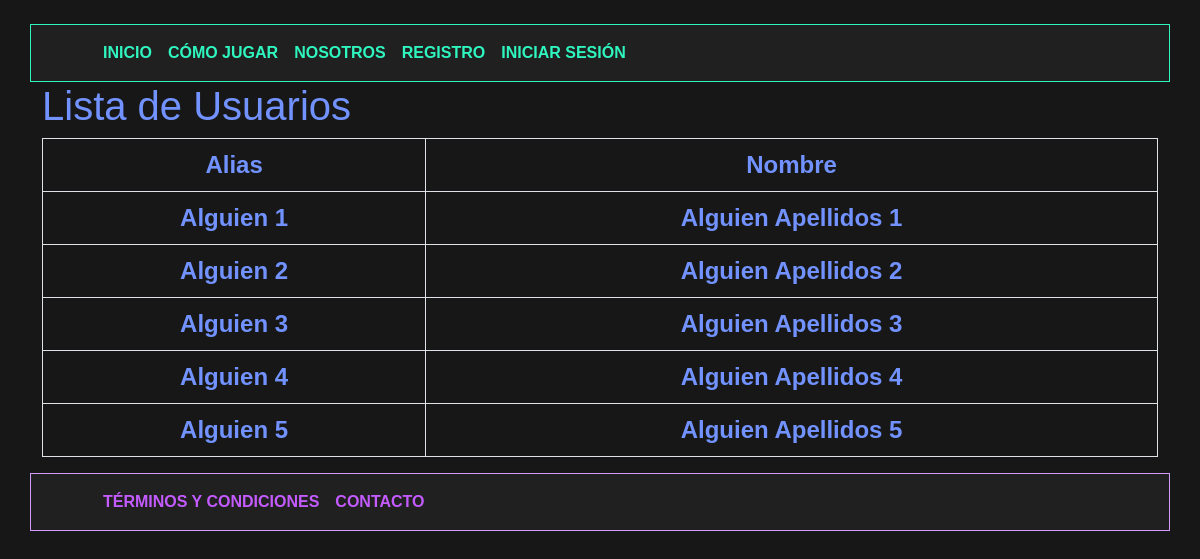
The app's page /usuarios.php with its own data.
### tables this page shows
CREATE TABLE usuario(
	id_usuario INT(11) AUTO_INCREMENT PRIMARY KEY,
	alias VARCHAR(15) NOT NULL,
	nombre VARCHAR(30) NOT NULL,
	genero VARCHAR(9) NOT NULL,
	email VARCHAR(50) NOT NULL,
	fecha_nac DATE NOT NULL,
	contrasena VARCHAR(16) NOT NULL,
	pais VARCHAR(50),
	ciudad VARCHAR(50),
	direccion VARCHAR(50)
);

### usuarios.php (the view)
<?php
include("administrador/config/bd.php");
$sentenciaSQL= $conexion->prepare("SELECT * FROM usuario");
$sentenciaSQL->execute();
$listaUsuario=$sentenciaSQL->fetchAll(PDO::FETCH_ASSOC);
?>
<?php include("template/cabecera.php"); ?>
    <div id="usuarios" class="container">
        <div class="row">
            <div class="col">
                <h1>Lista de Usuarios</h1>
                <table id="tab_usuarios" class="table table-bordered">
                    <thead>
                        <tr>
                            <th>Alias</th>
                            <th>Nombre</th>
                        </tr>
                    </thead>
                    <tbody>
                        <?php foreach ($listaUsuario as $usuario) { ?>
                        <tr>
                            <td><?php echo $usuario['alias']; ?></td>
                            <td><?php echo $usuario['nombre']; ?></td>
                        </tr>
                        <?php } ?>
                    </tbody>
                </table>
            </div>
        </div>
    </div>
<?php include("template/pie.php"); ?>

### template/cabecera.php (shortened to what this page needs)
<!DOCTYPE html>
<html lang="es">
<head>
    <link rel="stylesheet" href="./css/bootstrap.min.css">
    <link rel="stylesheet" href="./css/styles.css">
    <link rel="stylesheet" href="./css/comic-sans-ms.ttf"  type="text/css">
    <link rel="stylesheet" href="./css/play.ttf"  type="text/css">
</head>
<body>
    <br>
    <div id="cabecera" class="container">
        <nav class="navbar navbar-expand-lg navbar-dark">
            <ul class="nav navbar-nav">
                <li class="nav-item">
                    <a id="inicio" class="nav-link cabecera" href="index.php">INICIO</a>
                </li>
                <li class="nav-item">
                    <a id="jugar" class="nav-link" href="jugar.php">CÓMO JUGAR</a>
                </li>
                <li class="nav-item">
                    <a id="nosotros" class="nav-link" href="nosotros.php">NOSOTROS</a>
                </li>
                <li class="nav-item">
                    <a id="registro" class="nav-link" href="registro.php">REGISTRO</a>
                </li>
                <li class="nav-item">
                    <a id="sesion" class="nav-link" href="sesion.php">INICIAR SESIÓN</a>
                </li>
            </ul>
        </nav>
    </div>

### template/pie.php
    <footer>
        <div id="pie" class="container">
            <nav class="navbar navbar-expand-lg navbar-dark">
                <ul class="nav navbar-nav">
                    <li class="nav-item">
                        <a id="terminos" class="nav-link" href="terminos.php">TÉRMINOS Y CONDICIONES</a>
                    </li>
                    <li class="nav-item">
                        <a id="contacto" class="nav-link" href="contacto.php">CONTACTO</a>
                    </li>
                </ul>
            </nav>
        </div>
    </footer>
</body>
</html>

### css/styles.css (style rules this page uses)
head, body { background-color: #171717; font-family: 'Play', arial; font-weight: 700; }
div#cabecera { padding-left: 4em; padding-right: 4em; background-color: #202020; border-top: 1px solid #2FF6BF; border-right: 1px solid #2FF6BF; border-bottom: 1px solid #2FF6BF; border-left: 1px solid #2FF6BF; }
div#pie { padding-left: 4em; padding-right: 4em; background-color: #202020; border-top: 1px solid #D29BFD; border-right: 1px solid #D29BFD; border-bottom: 1px solid #D29BFD; border-left: 1px solid #D29BFD; }
font#btnjugar, a#inicio, a#jugar, a#nosotros, a#registro, a#sesion { color: #2FF6BF; }
font#btncatcoin, a#terminos, a#contacto { color: #C35BFF; }
div#nosotros, div#usuarios, div#jugar, div#sesion { color: #7192FF; font-family: 'Comic Sans MS', arial; font-size: 1.5em; }
table#tab_usuarios { color: #7192FF; text-align: center; }

### records on screen
usuario: alias "Alguien 1", nombre "Alguien Apellidos 1"
usuario: alias "Alguien 2", nombre "Alguien Apellidos 2"
usuario: alias "Alguien 3", nombre "Alguien Apellidos 3"
usuario: alias "Alguien 4", nombre "Alguien Apellidos 4"
usuario: alias "Alguien 5", nombre "Alguien Apellidos 5"
